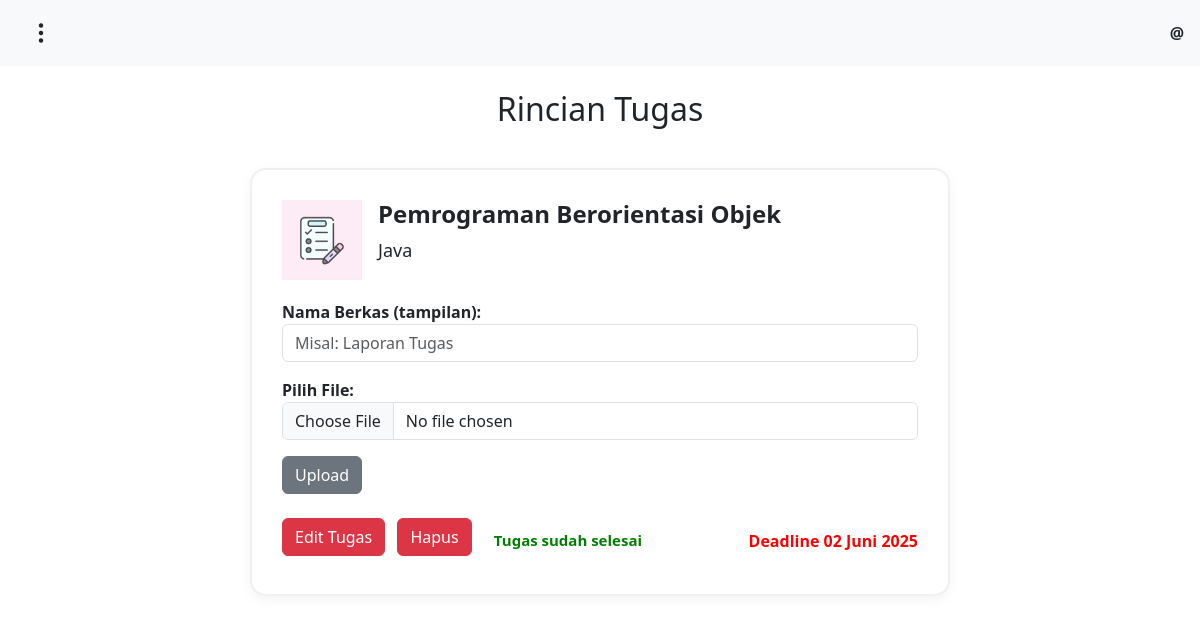
The app's page /rinciantugas.php?id=28 with its own data.
### tables this page shows
CREATE TABLE `tugas` (
  `id_tugas` int(11) NOT NULL,
  `id_user` int(11) NOT NULL,
  `judul` varchar(100) NOT NULL,
  `deskripsi` text NOT NULL,
  `status` enum('Belum Selesai','Selesai') NOT NULL DEFAULT 'Belum Selesai',
  `tenggat_waktu` datetime NOT NULL,
  `dibuat_pada` datetime NOT NULL DEFAULT current_timestamp()
);

### functions.php (called while the page is built, shortened)
<?php
function formatTanggalIndo($tanggal) {
    $bulanIndo = [1 => 'Januari', 2 => 'Februari', 3 => 'Maret', 4 => 'April', 5 => 'Mei',
                  6 => 'Juni', 7 => 'Juli', 8 => 'Agustus', 9 => 'September',
                  10 => 'Oktober', 11 => 'November', 12 => 'Desember'];
    $tanggal = explode(' ', $tanggal)[0];
    $pecah = explode('-', $tanggal);
    $tahun = $pecah[0];
    $bulan = (int)$pecah[1];
    $hari = $pecah[2];
    return $hari . ' ' . $bulanIndo[$bulan] . ' ' . $tahun;
}
?>

### rinciantugas.php (the view, shortened to what this page needs)
<?php
include 'functions.php';
$id_tugas = $_GET['id'];
$query = mysqli_query($conn, "SELECT * FROM tugas WHERE id_tugas = $id_tugas");
$tugas = mysqli_fetch_assoc($query);
$daftar_berkas = [];
?>
<!DOCTYPE html>
<html lang="id">
<head>
  <link href="https://cdn.jsdelivr.net/npm/bootstrap@5.3.3/dist/css/bootstrap.min.css" rel="stylesheet"/>
  <link href="https://cdn.jsdelivr.net/npm/bootstrap-icons@1.10.5/font/bootstrap-icons.css" rel="stylesheet">
  <link rel="stylesheet" href="style.css">
</head>
<body>
  <nav class="navbar navbar-expand-lg bg-light px-3 justify-content-between">
    <button class="btn text-dark me-3" type="button" data-bs-toggle="offcanvas" data-bs-target="#sidebarMenu">
      <i class="bi bi-three-dots-vertical fs-4"></i>
    </button>
    <div class="d-flex align-items-center ms-3">
      <span class="ms-2"><b>@<?= $_SESSION['username'] ?></b></span>
    </div>
  </nav>
  <h2 class="text-center mt-4">Rincian Tugas</h2>
  <div class="task-details-box">
    <div class="d-flex align-items-center mb-3">
          <img src="Icon.jpeg" width="80" class="me-3" alt="Icon">
          <div>
              <h4><b><?= htmlspecialchars($tugas['judul']); ?></b></h4>
              <p style="font-size: 18px;"><?= htmlspecialchars($tugas['deskripsi']); ?></p>
          </div>
      </div>
    <?php if (empty($daftar_berkas)): ?>
      <form action="uploadberkas.php" method="POST" enctype="multipart/form-data" style="max-width: 700px; margin: 20px auto;">
        <div class="mb-3">
            <label for="nama_berkas" style="font-weight: 600">Nama Berkas (tampilan):</label>
            <input type="text" name="nama_berkas" id="nama_berkas" class="form-control" placeholder="Misal: Laporan Tugas" required>
        </div>
        <div class="mb-3">
            <label for="file_berkas" style="font-weight: 600">Pilih File:</label>
            <input type="file" name="file_berkas" id="file_berkas" class="form-control" required>
        </div>
        <button type="submit" class="btn btn-secondary">Upload</button>
      </form>
    <?php endif; ?>
    <div class="mt-4 d-flex justify-content-between align-items-center">
      <div>
        <a href="edittugas.php?id_tugas=<?= $id_tugas ?>" class="btn btn-danger me-2 mb-2">Edit Tugas</a>
        <a href="#" class="btn btn-danger me-2 mb-2" onclick="hapus(<?= $id_tugas?>); return false;">Hapus</a>
        <?php if ($tugas['status'] === 'Selesai'): ?>
          <span style="color: green; font-size: 15px; margin-left: 10px"><b>Tugas sudah selesai</b></span>
        <?php else: ?>
          <button onclick="selesai()" class="btn btn-dark mb-2"><b>Tandai Selesai</b></button>
        <?php endif; ?>
      </div>
      <span class="deadline">Deadline <?= formatTanggalIndo($tugas['tenggat_waktu']) ?></span>
    </div>
  </div>
</body>
</html>

### style.css (style rules this page uses)
.deadline { color: red; font-weight: 600; }
.task-details-box { background-color: #ffffff; border: 2px solid #f0f0f0; border-radius: 16px; padding: 30px; box-shadow: 0 4px 12px rgba(0, 0, 0, 0.05); margin: 40px auto; max-width: 700px; }

### records on screen
tugas: judul "Pemrograman Berorientasi Objek", deskripsi "Java", tenggat_waktu "02 Juni 2025"
